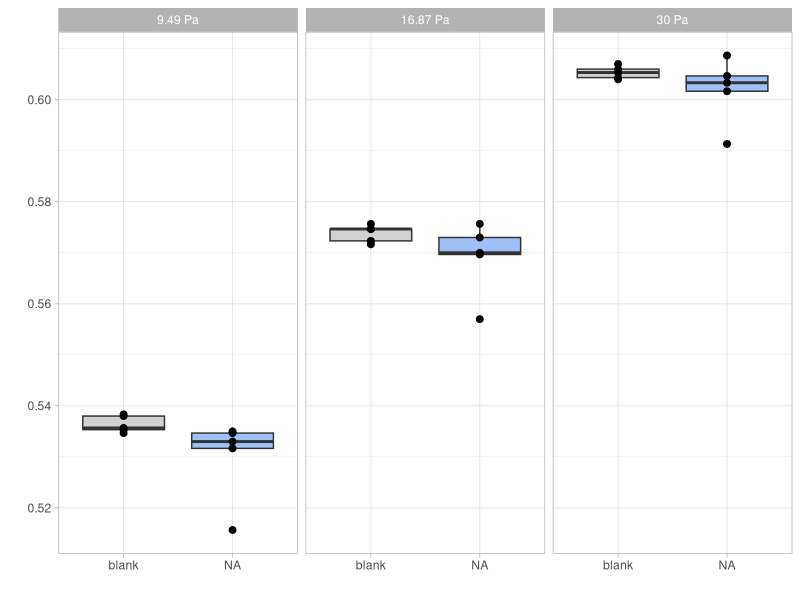
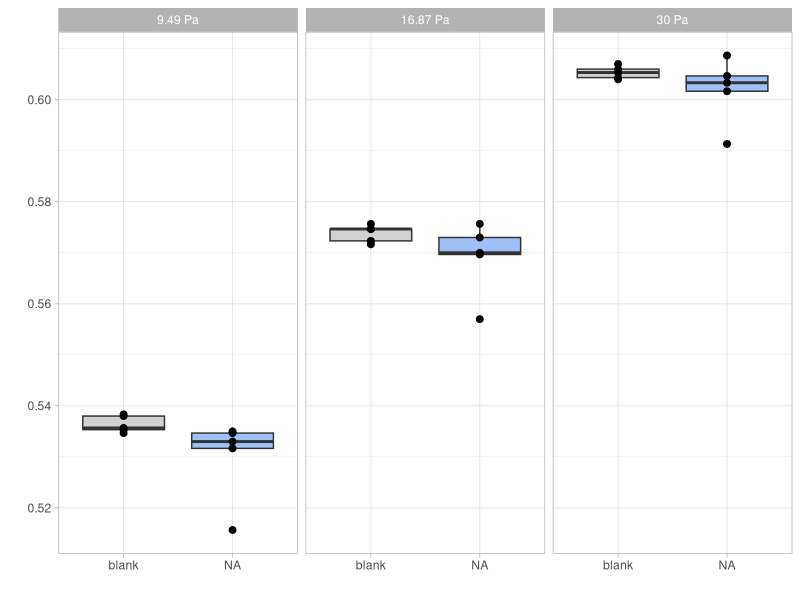

R code for these plots, in order:
library(ggplot2)
library(ggpubr)
library(openxlsx)
library(data.table)


all_Data <- data.table(
  read.xlsx("LoRRca_deformability.xlsx"))

# use_Data1 <- subset(
#   all_Data, shear < 1)

# use_Data2 <- subset(
#   all_Data, shear > 1 & shear < 6)

use_Data3 <- subset(
  all_Data, shear > 6)

f.sample <- factor(
  use_Data3$sample, level = c("blank", "CDNB15","CDNB60"))

ggplot(data = use_Data3,
       aes(x = f.sample, 
           y = EI)) +
  
  geom_boxplot(show.legend = FALSE, aes(fill = sample)) +
  scale_fill_manual(values=c("#d1d1d1", "#9ec0f7", "#5897fc"), name ="") +
  
  # facet_wrap(~factor(shear,
  #            level = c(0.3, 0.53, 0.95),
  #            labels = c("0.3 Pa", 
  #                       "0.53 Pa", 
  #                       "0.95 Pa"))) +
  
  # facet_wrap(~factor(shear,
  #                    level = c(1.69, 3.00, 5.33),
  #                    labels = c("1.69 Pa",
  #                               "3.00 Pa",
  #                               "5.33 Pa"))) +

  facet_wrap(~factor(shear,
                     level = c(9.49, 16.87, 30),
                     labels = c("9.49 Pa",
                                "16.87 Pa",
                                "30 Pa"))) +
  
  geom_point(color = "#000000", size = 2) +
  
  labs(
    # title = (""), 
    x="", 
    y="") +
  
  theme(
    plot.title = element_blank()
  ) +
  
  theme_light() +
  
  stat_compare_means(comparisons = list(c("CDNB15","CDNB60"),
                                        c("blank","CDNB15"),
                                        c("blank","CDNB60")),
                     label = "p.signif", method = "wilcox.test")


ggsave("result_deformability(c).tiff", path = "C:/Users/miri/Desktop/R/R-graphs/Graphs and figures", units = "in", dpi=300, compression = 'lzw', width = 8, height = 6)
